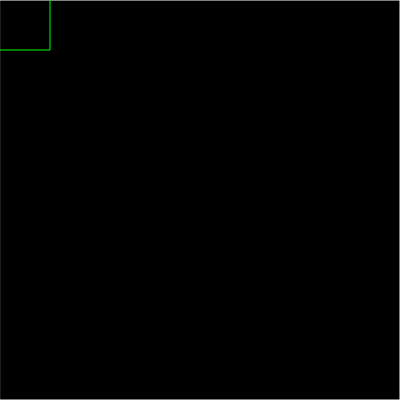
Frame 1 (no input)
Frame 60 (no input): identical to frame 1, image omitted
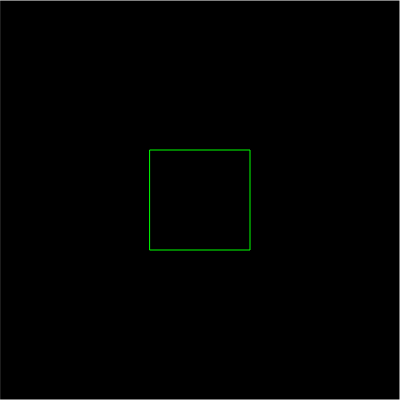
Frame 120 (the mouse pressed at the canvas centre since frame 60)

The p5.js sketch that drew these frames (run headless with seeded random() and noise() and a simulated clock; from frame 60 on, the mouse is pressed at the canvas centre):

// p5.js sketch
// ── sketch.js
let qt;
let count = 0;

function setup(){
  createCanvas(400, 400);
  // punto central y medio del ancho y la altura
  let boundary = new Rectangle(200, 200, 200, 200);

  // cada hoja solo puede tener 4 elementos
  qt = new QuadTree(boundary, 4);

  console.log(qt);
  for (let i=0; i < 25; i++){
    let p = new Point(Math.random() * 400, Math.random() * 400);
    qt.insert(p);
  }
  background(0);
  qt.show();
}

function draw(){
  background(0);
  qt.show();
  stroke(0, 255, 0);
  rectMode(CENTER);
  let range = new Rectangle(mouseX, mouseY, 50, 50)
  rect(range.x, range.y, range.w*2, range.h*2);
  let points = [];
  qt.query(range , points);

  for (let p of points){
    strokeWeight(4);
    point(p.x, p.y);
  }
}

// ── main.html
<html>
   <head>
      <title>QuadTree</title>
      <script src="p5.min.js"></script>
      <script src="quadtree.js"></script>
      <script src="sketch.js"></script>
   </head>
   <body>
   </body>
</html >
// ── quadtree.js
class Point {
   constructor (x, y, userData ){
      this.x = x;
      this.y = y;
      this.userData = userData;
   }
}

class Rectangle {
   constructor (x, y, w, h) {
      this.x = x; // center
      this.y = y;
      this.w = w; // half width
      this.h = h; // half height
   }

   // verifica si este objeto contiene un objeto Punto
   contains(point) {
      if (point.x >= (this.x - this.w) && point.x <= (this.w*2) && point.y >= (this.y - this.h) && point.y <= (this.h*2))
         return true;
      return false;
   }

   // verifica si este objeto se intersecta con otro objeto Rectangle
   intersects(range) {
      var punto1 = new Point(range.x - range.w, range.y - range.h);
      var punto2 = new Point(range.x - range.w, range.y + range.h);
      var punto3 = new Point(range.x + range.w, range.y - range.h);
      var punto4 = new Point(range.x + range.w, range.y + range.h);
      if (this.contains(punto1)) return true;
      if (this.contains(punto2)) return true;
      if (this.contains(punto3)) return true;
      if (this.contains(punto4)) return true;
      return false;
   }
}

class QuadTree {
   constructor(boundary , n) {
      this.boundary = boundary; // Rectangle
      this.capacity = n; // capacidad maxima de cada cuadrante
      this.points = []; // vector , almacena los puntos a almacenar
      this.divided = false;
   }
   
   // divide el quadtree en 4 quadtrees
   subdivide() {
      // Algoritmo
      // 1: Crear 4 hijos: qt_northeast , qt_northwest , qt_southeast , qt_southwest
      // 2: Asignar los QuadTree creados a cada hijo
      // this.northeast = qt_northeast;
      // this.northwest = qt_northwest;
      // this.southeast = qt_southeast;
      // this.southwest = qt_southwest;
      // 3.- Hacer: this.divided <- true
   }
   
   insert(point) {
      // Algoritmo
      // 1: Si el punto no esta en los limites ( boundary ) del quadtree Return
      // 2: Si ( this.points.length ) < ( this.capacity ),
      // 2.1 Insertamos en el vector this.points
      // Sino
      // 2.2 Dividimos si aun no ha sido dividido
      // 2.3 Insertamos recursivamente en los 4 hijos.
      // this.northeast.insert ( point );
      // this.northwest.insert ( point );
      // this.southeast.insert ( point );
      // this.southwest.insert ( point );
   }
   
   show() {
      stroke(255);
      strokeWeight(1);
      noFill();
      rectMode(CENTER);
      rect(this.boundary.x, this.boundary.y, this.boundary.w*2, this.boundary.h*2) ;
      if (this.divided) {
         this.northeast.show();
         this.northwest.show();
         this.southeast.show();
         this.southwest.show();
      }
      for (let p of this.points ) {
         strokeWeight (4) ;
         point (p.x , p.y );
      }
   }

   query(range, found) {

   }
}
